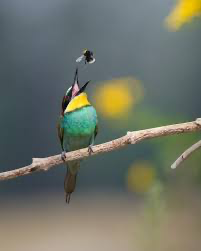
#> input picture image5.png, 201 x 251 px
$ python code5.py
#> lines starting #> are read from the running program, lines starting #| are printed output that depends on the picture
import cv2

# Load an image
img = cv2.imread("image5.png")  # replace with your file path
#> img is the input picture: shape (251, 201, 3); mean B, G, R 102.8, 113.8, 109

# Check if the image loaded correctly
if img is None:
    print("Error: Could not read image.")
    exit()

# Resize image (width=300, height=300)
resized = cv2.resize(img, (300, 300))
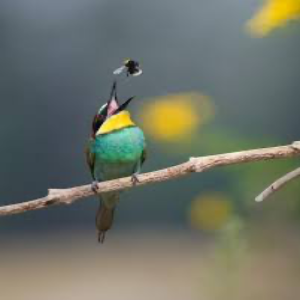
#> resized: shape (300, 300, 3); mean B, G, R 102.7, 113.7, 108.9

# Show both
cv2.imshow("Original", img)
cv2.imshow("Resized", resized)

# Wait for a key press
cv2.waitKey(0)
cv2.destroyAllWindows()

# Optional: Save the resized image
cv2.imwrite("resized_output.jpg", resized)

$ run again, with image10.png copied over image5.png
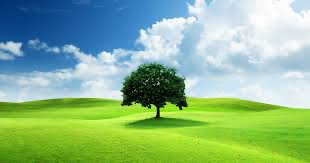
#> input picture image10.png, 310 x 163 px
#> img is the input picture: shape (163, 310, 3); mean B, G, R 140.2, 183.6, 140.1
#> `resized = cv2.resize(img, (300, 300))`:
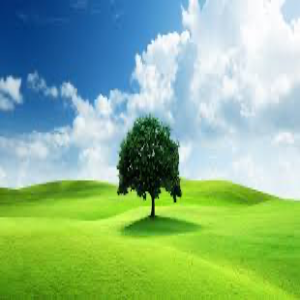
#> resized: shape (300, 300, 3); mean B, G, R 140.1, 183.5, 140

$ run again, with image11.png copied over image5.png
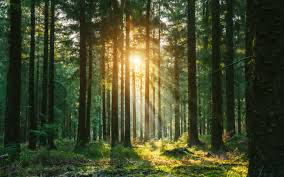
#> input picture image11.png, 284 x 177 px
#> img is the input picture: shape (177, 284, 3); mean B, G, R 43.4, 74.8, 69.4
#> `resized = cv2.resize(img, (300, 300))`:
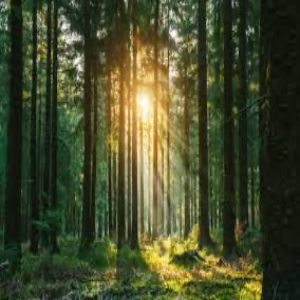
#> resized: shape (300, 300, 3); mean B, G, R 43.3, 74.6, 69.2

$ run again, with image12.png copied over image5.png
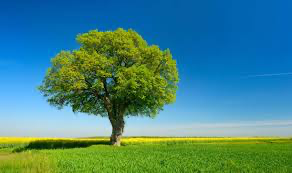
#> input picture image12.png, 292 x 173 px
#> img is the input picture: shape (173, 292, 3); mean B, G, R 130.8, 133.2, 69.2
#> `resized = cv2.resize(img, (300, 300))`:
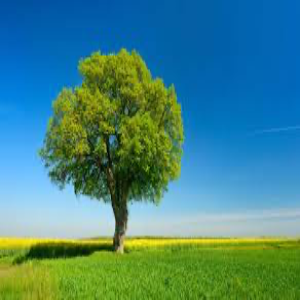
#> resized: shape (300, 300, 3); mean B, G, R 130.7, 133.1, 69.1
